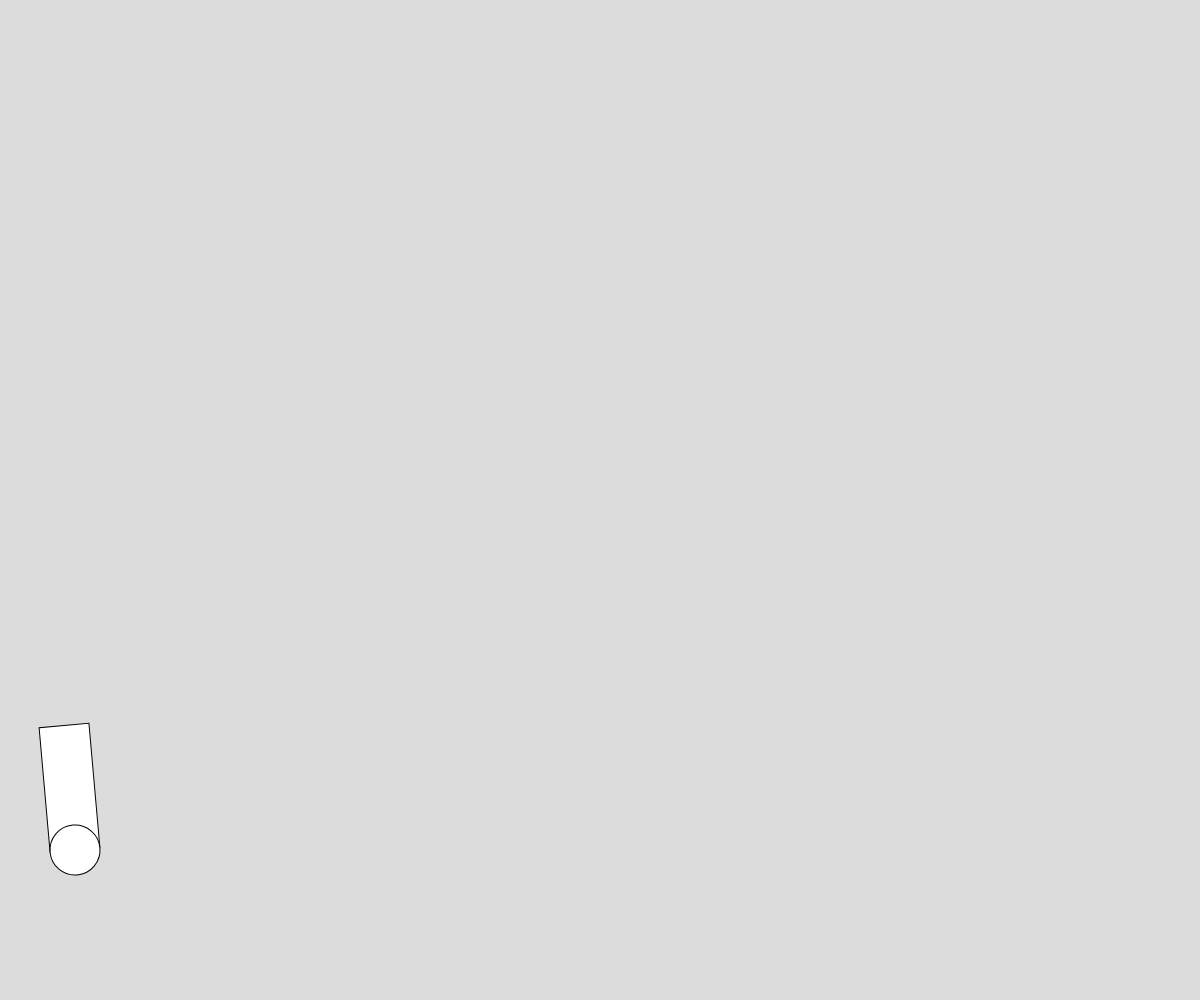
Frame 1 (no input)
Frame 60 (no input): identical to frame 1, image omitted
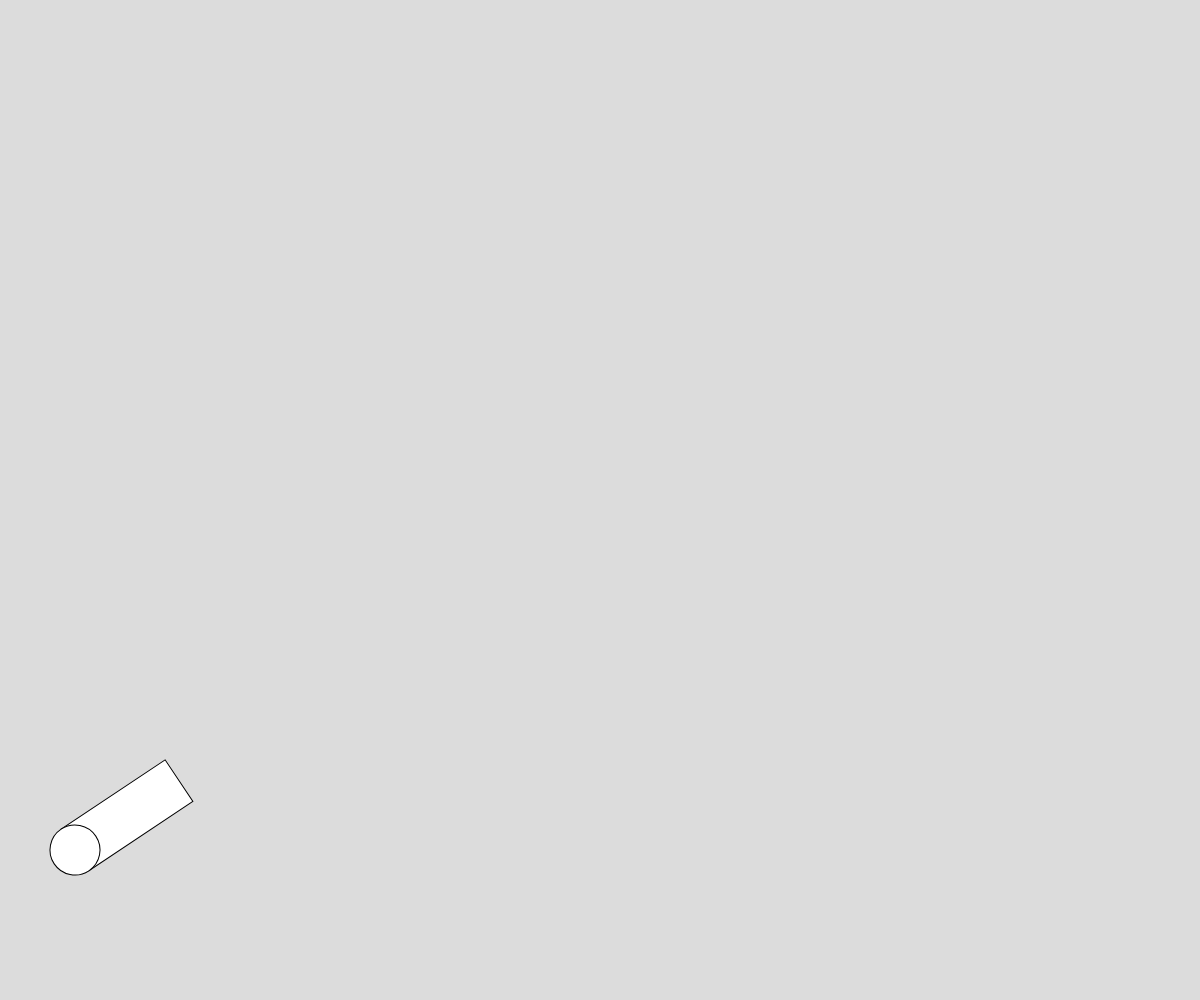
Frame 120 (the mouse pressed at the canvas centre since frame 60)

The p5.js sketch that drew these frames (run headless with seeded random() and noise() and a simulated clock; from frame 60 on, the mouse is pressed at the canvas centre):

// p5.js sketch
// ── sketch.js
let cannonX;
let cannonY;
let cannonWidth;
let cannonLength;
let cannonAngle;
let bullets = [];

function setup() {
  createCanvas(windowWidth, windowHeight);

  cannonX = 75;
  cannonY = height - 150;
  cannonWidth = 50;
  cannonLength = 125;
  cannonAngle = 0;
}

function draw() {
  background(220);
  
  displayCannon();
  updateBullets();
}

function displayCannon() {
  push(); //save the transformation matrix
  translate(cannonX, cannonY);
  cannonAngle = atan2(mouseY - cannonY, mouseX - cannonX);
  rotate(cannonAngle);
  rect(0, -cannonWidth/2, cannonLength, cannonWidth);
  circle(0, 0, cannonWidth);
  pop(); //reload the old transformation matrix
}

function mouseClicked() {
  fire();
}

function fire() {
  let thisBullet = {
    x: cannonX,
    y: cannonY,
    radius: cannonWidth,
    angle: cannonAngle,
    speed: 15
  };
  bullets.push(thisBullet);
}

function updateBullets() {
  for (let i = bullets.length - 1; i > 0; i--) {
    if (bullets[i].x < 0 || bullets[i].x > width ||
        bullets[i].y < 0 || bullets[i].y > height) {
          bullets.splice(i, 1);
    }
    else {
      bullets[i].x += bullets[i].speed * cos(bullets[i].angle);
      bullets[i].y += bullets[i].speed * sin(bullets[i].angle);
      circle(bullets[i].x, bullets[i].y, bullets[i].radius);
    }
  }
}
